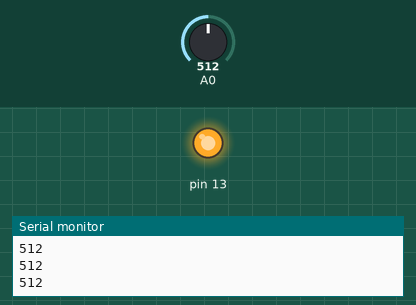
This sketch was run on a simulated Arduino Uno, built with avr-gcc and run on an emulated ATmega328P. On the bench: output pins drawn as LEDs (lit = HIGH), the last lines printed to the serial monitor. The test bench sets the inputs (shaded band); at power-on: A0 = 512.

Above: at 1.2 s.
1.3 s: A0 set to 164
2.8 s: A0 set to 139
At 3.4 s:
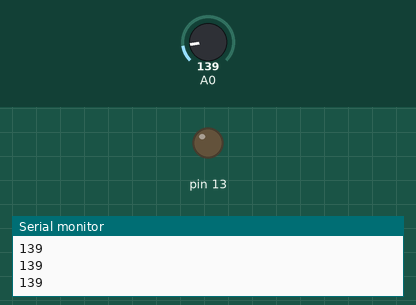
4.3 s: A0 set to 163
At 5.5 s:
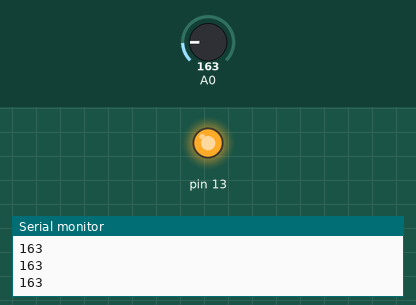
5.8 s: A0 set to 143
At 6.7 s:
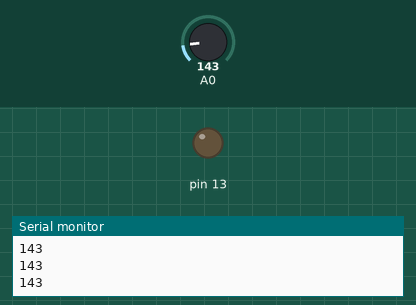
Timing chart, 0 to 8.3 s (numbered marks = the images above; inputs shaded):
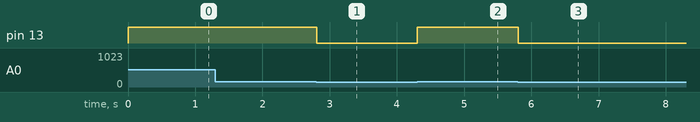

Measured:
- the behaviour switches between 153 and 152 on A0 (found by bisection; images 0 and 1)
- after the input at 2.8 s, pin 13: HIGH → LOW at once
- after the input at 4.3 s, pin 13: LOW → HIGH at once
- after the input at 5.8 s, pin 13: HIGH → LOW at once

The sketch:

m1t1p.ino
```cpp
// C++ code
//
int buttonState = 0;
int TMPState = 0;
void setup()
{
  pinMode(A0, INPUT);
  pinMode(13, OUTPUT);

  Serial.begin(9600);
}

void loop()
{
  TMPState = analogRead(A0);
  Serial.println(TMPState);
  // if tempertaure exceeds 25C, the light will go on.
  if (TMPState >= 153) {
    digitalWrite(13,HIGH);
  } else {
    digitalWrite(13, LOW);
  }
  delay(10);
}
```
